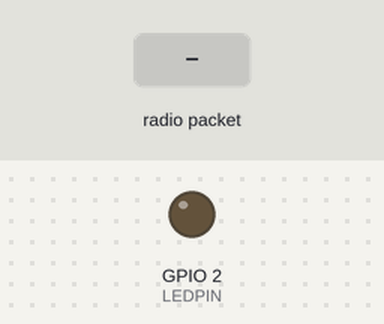
A sketch run on a simulated ESP32. Parts: output pins drawn as LEDs (lit = HIGH). The test bench sets the inputs (shaded band). No radio packets arrive unless stated; pins used as bus, display or sensor lines are not drawn; what the sketch prints to the serial monitor is not drawn.

Above: at 1.3 s.
1.4 s: radio packet "1" arrives
At 2.6 s:
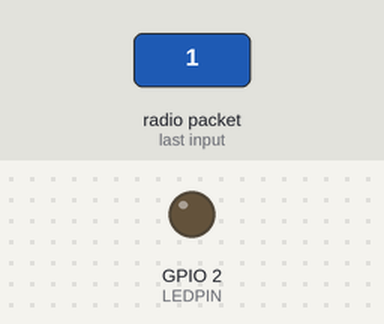
2.9 s: radio packet "0" arrives
At 3.8 s:
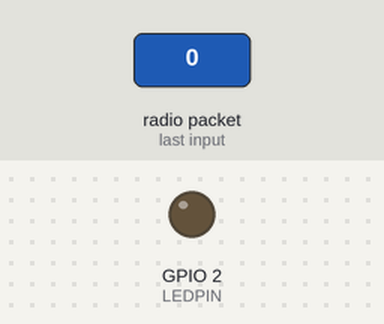
4.4 s: radio packet "2" arrives
At 5.0 s:
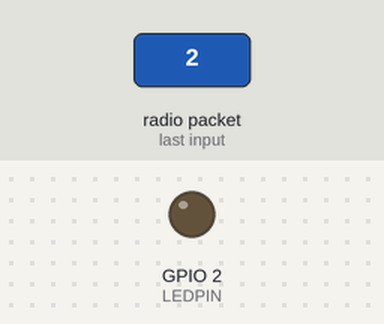
Timing chart, 0 to 7.4 s (numbered marks = the images above; inputs shaded):
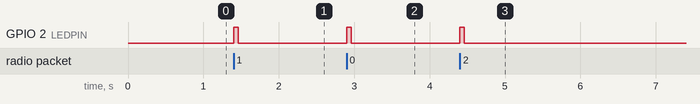

Measured:
- after the input at 1.4 s, GPIO 2 (LEDPIN): LOW → HIGH at once, → LOW 0.06 s later
- after the input at 2.9 s, GPIO 2 (LEDPIN): LOW → HIGH at once, → LOW 0.06 s later
- after the input at 4.4 s, GPIO 2 (LEDPIN): LOW → HIGH at once, → LOW 0.06 s later

The sketch:

Receive_CN.ino
```cpp
// Arduino9x_RX

#include <SPI.h>      // SPI库
#include <RH_RF95.h>  // RFM95库

#define LEDPIN 2         // 板载LED指示灯引脚
#define RFM95_CS 5       // CS引脚
#define RFM95_RST 13     // RST引脚
#define RFM95_INT 27     // G0(IRQ)引脚
#define RF95_FREQ 915.0  // 无线电频率

RH_RF95 rf95(RFM95_CS, RFM95_INT);  // 创建无线电对象

void setup() {
  Serial.begin(115200);               // 设置串口波特率
  delay(100);                         // 延时100ms

  pinMode(LEDPIN, OUTPUT);                       // 引脚设为输出模式
  pinMode(RFM95_RST, OUTPUT);
  digitalWrite(RFM95_RST, HIGH);              // 引脚的电平设置为高
  Serial.println("Arduino LoRa RX Test!");    // 串口打印

  digitalWrite(RFM95_RST, LOW);               // 手动复位
  delay(10);
  digitalWrite(RFM95_RST, HIGH);
  delay(10);

  while (!rf95.init()) {                      // 模块初始化
    Serial.println("LoRa radio init failed");
    while (1);}
  Serial.println("LoRa radio init OK!");

  if (!rf95.setFrequency(RF95_FREQ)) {        // 设置无线电频率
    Serial.println("setFrequency failed");
    while (1);}

  Serial.print("Set Freq to: ");
  Serial.println(RF95_FREQ);
  rf95.setTxPower(23, false);                 // 设置发射功率
}

void loop() {
  if (rf95.available()) {                     // 如果有数据传入
    uint8_t buf[RH_RF95_MAX_MESSAGE_LEN];     // 定义数组接收数据
    uint8_t len = sizeof(buf);                // 定义变量存储数组长度

    if (rf95.recv(buf, &len)) {               // 如果数据接收成功
      digitalWrite(LEDPIN, HIGH);             // 点亮板载LED
      Serial.print("Got: ");
      Serial.println((char*)buf);             // 打印接收到的数据
      Serial.print("RSSI: ");
      Serial.println(rf95.lastRssi(), DEC);   // 打印信号强度(-15 —— -100)

      uint8_t data[] = "And hello back to you";
      rf95.send(data, sizeof(data));          // 发送回复信息
      rf95.waitPacketSent();                  // 等待无线电传输完成
      Serial.println("Sent a reply");
      digitalWrite(LEDPIN, LOW);              // 关闭板载LED
    } else {                                  // 否则
      Serial.println("Receive failed");       // 打印接收失败
    }
  }
}
```
